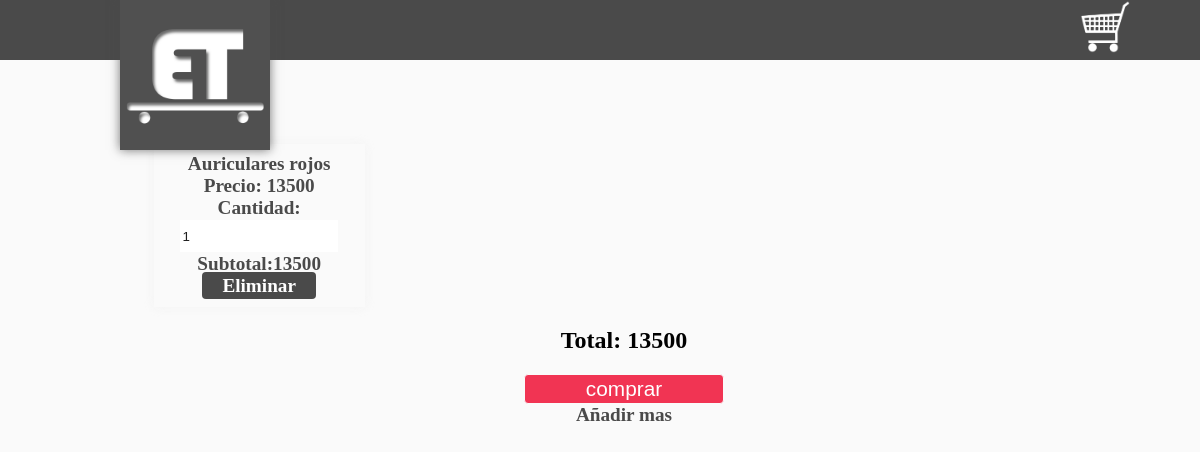
The app's page /controlador/anh_vt.php?id=082121 with its own data.
### tables this page shows
CREATE TABLE IF NOT EXISTS `producto` (
  `CodigoProducto` varchar(25) NOT NULL,
  `CodigoProveedor` int(10) unsigned DEFAULT NULL,
  `CodigoLocalizacion` int(10) unsigned DEFAULT NULL,
  `CodigoMarca` int(10) unsigned DEFAULT NULL,
  `NombreProducto` varchar(100) DEFAULT NULL,
  `Stock` int(10) unsigned DEFAULT NULL,
  `ValorCompra` int(10) unsigned DEFAULT NULL,
  `ValorVenta` int(10) unsigned DEFAULT NULL,
  `FechaYHoraIngreso` datetime DEFAULT NULL,
  `CodigoUsuario` int(10) unsigned NOT NULL,
  PRIMARY KEY (`CodigoProducto`),
  KEY `Producto_FKIndex2` (`CodigoMarca`),
  KEY `Producto_FKIndex3` (`CodigoProveedor`),
  KEY `Producto_FKIndex4` (`CodigoLocalizacion`),
  KEY `CodigoUsuario` (`CodigoUsuario`),
  KEY `CodigoProducto` (`CodigoProducto`)
);

### controlador/anh_vt.php (the view, shortened to what this page needs)
<?php
	if(isset($_SESSION['carrito'])){
		if(isset($_GET['id'])){
					$arreglo=$_SESSION['carrito'];
					$encontro=false;
					$numero=0;
					for($i=0;$i<count($arreglo);$i++){
						if($arreglo[$i]['Id']==$_GET['id']){
							$encontro=true;
							$numero=$i;
						}
					}
					if($encontro==true){
						$arreglo[$numero]['Cantidad']=$arreglo[$numero]['Cantidad']+1;
						$_SESSION['carrito']=$arreglo;
					}else{
						$nombre="";
						$precio=0;
						$imagen="";
						$re=mysql_query("select * from producto where CodigoProducto=".$_GET['id']);
						while ($f=mysql_fetch_array($re)) {
							$nombre=$f['NombreProducto'];
							$precio=$f['ValorVenta'];
						}
						$datosNuevos=array('Id'=>$_GET['id'],
										'Nombre'=>$nombre,
										'Precio'=>$precio,
										'Cantidad'=>1);
						array_push($arreglo, $datosNuevos);
						$_SESSION['carrito']=$arreglo;
					}
		}
	}else{
		if(isset($_GET['id'])){
			$re=mysql_query("select * from producto where CodigoProducto=".$_GET['id']);
		}
	}
?>
<!DOCTYPE html>
<html lang="es">
<head>
	<link rel="stylesheet" type="text/css" href="./css/estilos.css">
</head>
<body>
	<header>
		<img src="./imagenes/logo.png" id="logo">
		<a href="./carritodecompras.php" title="ver carrito de compras">
			<img src="./imagenes/carrito.png">
		</a>
	</header>
	<section>
		<?php
			$total=0;
			if(isset($_SESSION['carrito'])){
			$datos=$_SESSION['carrito'];
			$total=0;
			for($i=0;$i<count($datos);$i++){
	?>
				<div class="producto">
					<center>
						<span ><?php echo $datos[$i]['Nombre'];?></span><br>
						<span>Precio: <?php echo $datos[$i]['Precio'];?></span><br>
						<span>Cantidad:
							<input type="Number" value="<?php echo $datos[$i]['Cantidad'];?>" min="1" max="<?php echo $datos[$i]['Cantidad'];?> pattern='\d+'"
							data-precio="<?php echo $datos[$i]['Precio'];?>"
							data-id="<?php echo $datos[$i]['Id'];?>"
							class="cantidad">
						</span><br>
						<span class="subtotal">Subtotal:<?php echo $datos[$i]['Cantidad']*$datos[$i]['Precio'];?></span><br>
						<a href="#" class="eliminar" data-id="<?php echo $datos[$i]['Id']?>">Eliminar</a>
					</center>
				</div>
			<?php
				$total=($datos[$i]['Cantidad']*$datos[$i]['Precio'])+$total;
			}
			}else{
				echo '<center><h2>No has añadido ningun producto</h2></center>';
			}
			echo '<center><h2 id="total">Total: '.$total.'</h2></center>';
			if($total!=0){
			?>
				<form action="" method="post" id="formulario">
					<center><input type="submit" value="comprar" class="aceptar" style="width:200px"></center>
			</form>
			<?php
			}
		?>
		<center><a href="../registrar_venta.php">Añadir mas</a></center>
	</section>
</body>
</html>

### carrito/css/estilos.css (style rules this page uses)
html { padding: 0px; margin: 0px; }
body { background-color: #fafafa; padding: 0px; margin: 0px; }
header { width: 100%; height: 60px; background-color: #4a4a4a; color:white; }
a { color: #4a4a4a; font-weight: bolder; font-size: 1.2rem; text-decoration: none; }
header a { width: 50px; left: 90%; display: inline-block; vertical-align: top; position: fixed; z-index: 2; background-color: #4a4a4a; }
header a img { width: 100%; }
section { width: 80%; min-height: 500px; padding: 2%; margin:0 auto; margin-left: 10%; margin-top: 50px; }
#logo { width: 150px; height: 150px; display: inline-block; vertical-align: top; position:absolute; z-index: 2; left: 10%; -webkit-box-shadow: 0px 0px 10px rgba(74, 74, 74, 0.75); -moz-box-shadow: 0px 0px 10px rgba(74, 74, 74, 0.75); box-shadow: 0px 0px 10px rgba(74, 74, 74, 0.75); }
.producto { width: 20%; height: auto; display: inline-block; vertical-align: top; margin-left: 1%; margin-top: 1%; color: #4a4a4a; font-weight: bolder; font-size: 1.2rem; padding: 1%; -webkit-box-shadow: 0px 0px 10px rgba(240, 240, 240, 0.75); -moz-box-shadow: 0px 0px 10px rgba(240, 240, 240, 0.75); box-shadow: 0px 0px 10px rgba(240, 240, 240, 0.75); -webkit-transition: all 1s ease-in-out; -moz-transition: all 1s ease-in-out; }
.producto a { background-color: #4a4a4a; padding: 3px; color: white; width: 50%; padding-left: 20px; padding-right: 20px; border-radius: 4px; }
.aceptar { background-color: #f13453; color:white; padding-left: 20px; padding-right: 20px; border-radius: 4px; font-size: 1.3rem; }
#formulario { width: 50%; height: auto; margin:0 auto; }
input { width: 80%; height: 30px; border:1px solid #fafafa; color:#1e1e1e; }

### records on screen
producto: NombreProducto "Auriculares rojos", ValorVenta "13500", value "1", $datos[$i]['Cantidad']*$datos[$i]['Precio'] "13500"

### other values on screen
$total "13500"
